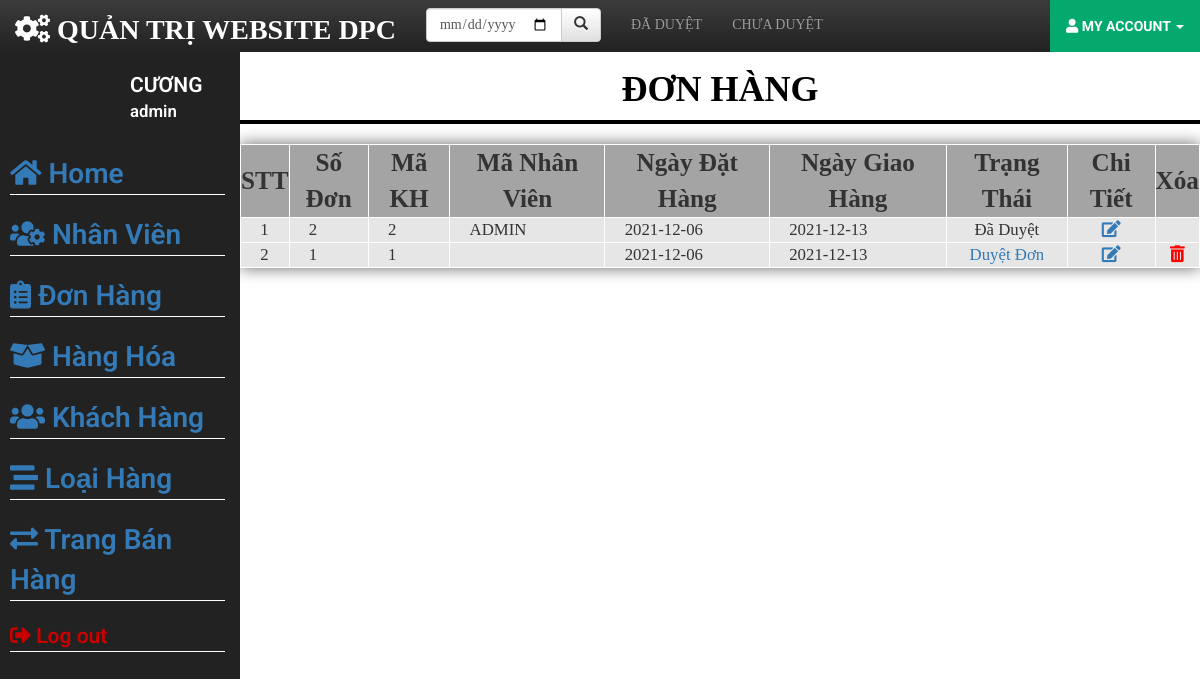
/admin/dat-hang.php (signed in), run on the app's committed database.
### tables this page shows
CREATE TABLE `nhanvien` (
  `msnv` char(6) NOT NULL,
  `hotennv` varchar(40) NOT NULL,
  `matkhau` char(40) NOT NULL,
  `chucvu` varchar(40) NOT NULL,
  `anhnv` text DEFAULT NULL,
  `diachi` varchar(200) NOT NULL,
  `sodienthoai` char(11) NOT NULL
);

CREATE TABLE `dathang` (
  `sodondh` int(11) NOT NULL,
  `mskh` int(11) NOT NULL,
  `msnv` char(6) DEFAULT NULL,
  `ngaydh` date DEFAULT NULL,
  `ngaygh` date DEFAULT NULL,
  `giadonhang` int(11) NOT NULL,
  `diachigiaohang` varchar(200) NOT NULL,
  `trangthai` int(11) DEFAULT NULL
);

### admin/dat-hang.php (the view, shortened to what this page needs)
<?php
	$conn = mysqli_connect('localhost', 'root', '', 'dathang') or die ('Không thể kết nối tới database');
?>
<!DOCTYPE html>
<html lang="en">
<head>
	<link rel="stylesheet" href="https://stackpath.bootstrapcdn.com/bootstrap/3.4.1/css/bootstrap.min.css">
	<link rel="stylesheet" href="https://stackpath.bootstrapcdn.com/bootstrap/3.4.1/css/bootstrap-theme.min.css">
  	<link rel="stylesheet" href="https://cdnjs.cloudflare.com/ajax/libs/font-awesome/4.7.0/css/font-awesome.min.css">
  	<link rel="stylesheet" href="https://pro.fontawesome.com/releases/v5.10.0/css/all.css"/>
	<link rel="stylesheet" href="admin.css">
</head>
<body>
	<nav class="navbar navbar-inverse navbar-fixed-top">
		<div class="container-fluid">
			<div class="navbar-brand">
				<i class="fas fa-cogs"></i> <span>quản trị website DPC</span>
			</div>
			<ul class="nav navbar-nav">
				<li>
					<form class="navbar-form pull-left" role="search" action="dat-hang.php" method="post">
			        	<div style="width: 100%; font-family:all" class="input-group" id="search1">
			           		<input id="search-input" name="tim-kiem" type="date" class="form-control" placeholder="Tìm kiếm ()...">
			           		<div  class="input-group-btn">
			              		<button name="search" type="submit" id="search-button" class="btn btn-default"><span class="glyphicon glyphicon-search"></span></button>
			           		</div>
			            </div>
        			</form>
				</li>
				<li>
					<a style="font-family: all; text-transform: uppercase;" href="dat-hang.php?da-duyet">Đã duyệt</a>
				</li>
				<li>
					<a style="font-family: all; text-transform: uppercase;" href="dat-hang.php?chua-duyet">Chưa duyệt</a>
				</li>
			</ul>
			<div class="navbar-right">
				<div class="dropdown-admin">
				  <div class="dropbtn-admin">
				  	<i class="fas fa-user"></i> <span>my account</span> <span class="caret"></span>
				  </div>
<?php
	if(isset($_SESSION['loginAdmin']) || isset($_SESSION['loginNV'])){
		if(isset($_SESSION['loginAdmin'])){
			$msadmin = $_SESSION['loginAdmin'];
		} else if(isset($_SESSION['loginNV'])){
			$msadmin = $_SESSION['loginNV'];
		}
		$sql_ad = "select * from nhanvien where msnv = '$msadmin' ";
		$kq = mysqli_query($conn,$sql_ad);
		$row_ad = mysqli_fetch_assoc($kq);
		$name_ad = $row_ad['hotennv'];
		$arr_name = explode(" ",$name_ad);
		$chiso_arr = count($arr_name);
		$name = $arr_name[$chiso_arr -1];
	}
?>
				</div>
			</div>
		</div>
	</nav>
	<div class="container-fluid menu">
		<div class="avatar">
			<a href="my-account-nv.php?ms=<?=$row_ad['msnv']?>"><img src="<?=$row_ad['anhnv']?>" alt=""></a>
			<a class="name" href="my-account-nv.php?ms=<?=$row_ad['msnv']?>"><?php if(isset($_SESSION['loginAdmin']) || isset($_SESSION['loginNV'])){echo $name;}?> <br> <p style="font-size: 0.8em; text-transform: lowercase;"><?php if(isset($_SESSION['loginAdmin'])){echo $row_ad['msnv'];}?></p></a>
		</div>
		<ul class="list-menu">
			<li>
				<a href="admin.php"> <i class="fa fa-home"></i> Home</a>
			</li>
<?php
	if(isset($_SESSION['loginAdmin'])){
?>
			<li>
				<a href="nhan-vien.php"><i class="fas fa-users-cog"></i> Nhân Viên</a>
			</li>
<?php
	}
?>
			<li>
				<a href="dat-hang.php"><i class="fas fa-clipboard-list"></i> Đơn Hàng</a>
			</li>
			<li>
				<a href="hang-hoa.php"> <i class="fas fa-box-open"></i> Hàng Hóa</a>
			</li>
			<li>
				<a href="khach-hang.php"> <i class="fas fa-users"></i> Khách Hàng</a>
			</li>
			<li>
				<a href="loai-hang.php"> <i class="fas fa-stream"></i> Loại Hàng</a>
			</li>
			<li>
				<a href="../client/index.php"> <i class="fas fa-exchange-alt"></i> Trang Bán Hàng</a>
			</li>
			<li class="li-logout">
				<a href="admin.php?log-out-ad"> <i class="fas fa-sign-out-alt"></i> 	Log out</a>
			</li>
		</ul>
	</div>
	<div class="content">
		<div class="title-loaihanghoa">
			<h1>
				đơn hàng
			</h1>
		</div>
		<hr class="hr-loai-hang">
		<div class="hien-thi-don-hang">
			<table class="table-don-hang">
				<tr>
					<th>STT</th>
					<th> Số Đơn</th>
					<th>Mã KH</th>
					<th>Mã Nhân Viên</th>
					<th>Ngày Đặt Hàng</th>
					<th>Ngày Giao Hàng</th>
					<th>Trạng Thái</th>
					<th>Chi Tiết</th>
					<th>Xóa</th>
				</tr>
<?php
	if(isset($_POST['search'])){
		$ful_ngay = $_POST['tim-kiem'];
		$slq_ht_don = "SELECT * FROM dathang where ngaydh ='$ful_ngay' ORDER BY sodondh DESC";
	} else
	if(!isset($_POST['search']) && !isset($_GET['chua-duyet']) && !isset($_GET['da-duyet']) ){
		$slq_ht_don = "SELECT * FROM dathang ORDER BY sodondh DESC";
	}else if(isset($_GET['chua-duyet']) && !isset($_GET['da-duyet'])){
		$slq_ht_don = "SELECT * FROM dathang where trangthai = 0 ORDER BY sodondh DESC";
	}else if(isset($_GET['da-duyet'])){
		$slq_ht_don = "SELECT * FROM dathang where trangthai = 1 ORDER BY sodondh DESC";
	}
	$kq_ht_don = mysqli_query($conn,$slq_ht_don);
	$stt = 1;
	while($row = mysqli_fetch_assoc($kq_ht_don)){
?>
				<tr>
					<td>
						<?=$stt?>
					</td>
					<td>
						<?=$row['sodondh']?>
					</td>
					<td>
						<?=$row['mskh']?>
					</td>
					<td>
						<?php
							if($row['trangthai']==1){
								echo $row['msnv'];
							} else {
								echo "";
							}
						?>
					</td>
					<td>
						<?=$row['ngaydh']?>
					</td>
					<td>
						<?=$row['ngaygh']?>
					</td>
					<td class="td-center">
						<?php
							if($row['trangthai']==1){
								echo "Đã duyệt";
							} else { ?>
								<a href="dat-hang.php?duyet=<?=$row['sodondh']?>">Duyệt đơn</a>
						<?php
							}
						?>
					</td>
					<td class="td-center">
						<a href="chi-tiet-don.php?ms=<?=$row['sodondh']?>&mkh=<?=$row['mskh']?>&diachi=<?=$row['diachigiaohang']?>"><i class="fas fa-edit"></i></a>
					</td>
					<td class="td-xoa">
						<?php
							if($row['trangthai']==0){ ?>
						<a href="dat-hang.php?xoa=<?=$row['sodondh']?>"><i class="fas fa-trash-alt"></i></a>
						<?php
							} else echo " ";
						?>
					</td>
				</tr>
<?php
	$stt++;
	}
?>
			</table>
		</div>
	</div>
</body>
</html>

### admin/admin.css (style rules this page uses)
body { font-family: 'Roboto', sans-serif; }
.navbar-inverse { border-bottom: none; }
.navbar-inverse .navbar-brand { font-family: all; font-size: 2em; text-transform: uppercase; font-weight: 700; color: white; cursor: default; }
.dropbtn-admin { background-color: #04AA6D; font-weight: bold; color: white; padding: 16px; text-transform: uppercase; border: none; }
.dropdown-admin { position: relative; display: inline-block; cursor: default; }
.menu { height: 90vh; background-color: #222; width: 20%; float: left; color: white; margin-top: 50px; overflow: scroll; position: fixed; float: left; }
.avatar { margin-top: 20px; display: flex; }
.avatar a { margin-left: 10px; width: 50%; }
.avatar .name { color: white; font-size: 1.5em; text-transform: uppercase; text-decoration: none; font-weight: 600; }
.list-menu { list-style-type: none; }
.list-menu li { margin-top: 20px; border-bottom: 1px solid white; margin-left: -45px; }
.list-menu li a { font-size: 2em; text-decoration: none; font-weight: 600; }
.list-menu .li-logout a { color: #C80000; font-size: 1.5em; }
.content { width: 80%; float: right; margin-top: 50px; }
.title-loaihanghoa { text-align: center; }
.title-loaihanghoa h1 { font-family: all; color: black; font-weight: 600; text-transform: uppercase ; }
.hr-loai-hang { margin-top: 0; border: 2px solid black; }
.hien-thi-don-hang { font-family: all; font-size: 1.2em; }
.hien-thi-don-hang .table-don-hang { box-shadow: 0 0 15px rgba(0,0,0,0.6); width: 100%; }
.hien-thi-don-hang .table-don-hang th,.hien-thi-don-hang .table-don-hang tr, .hien-thi-don-hang .table-don-hang td { border: 1px solid white; text-transform: capitalize; }
.hien-thi-don-hang .table-don-hang th { background-color: #A4A4A4; font-size: 1.5em; text-align: center; }
.hien-thi-don-hang .table-don-hang tr td { background-color: #E6E6E6; padding-left: 2%; }
.hien-thi-don-hang .table-don-hang .td-center { text-align: center; padding-left: 0%; }
.hien-thi-don-hang .table-don-hang .td-xoa { text-align: center; padding-left: 0%; }
.hien-thi-don-hang .table-don-hang .td-xoa a { color: red; }

### data on the page
nhanvien: hotennv "CƯƠNG", msnv "admin"
dathang: sodondh "2", mskh "2", msnv "ADMIN", ngaydh "2021-12-06", ngaygh "2021-12-13", trangthai "Đã Duyệt"
dathang: sodondh "1", mskh "1", ngaydh "2021-12-06", ngaygh "2021-12-13"
